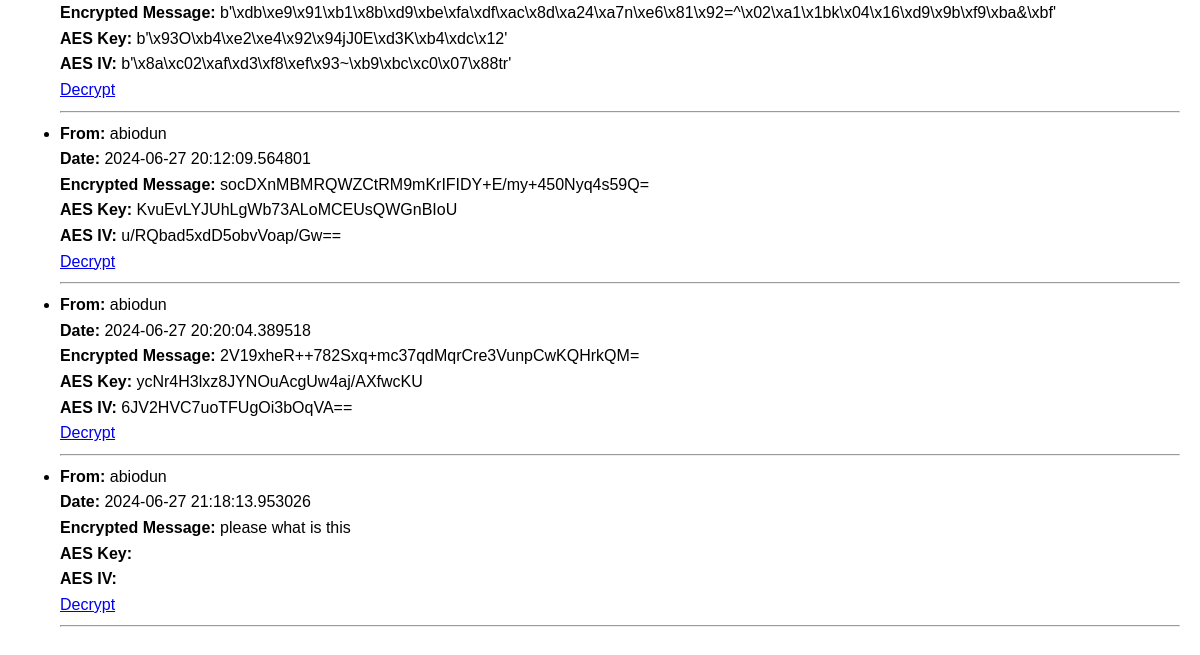
Page /messages (signed in, lower part) on the earlier database version.
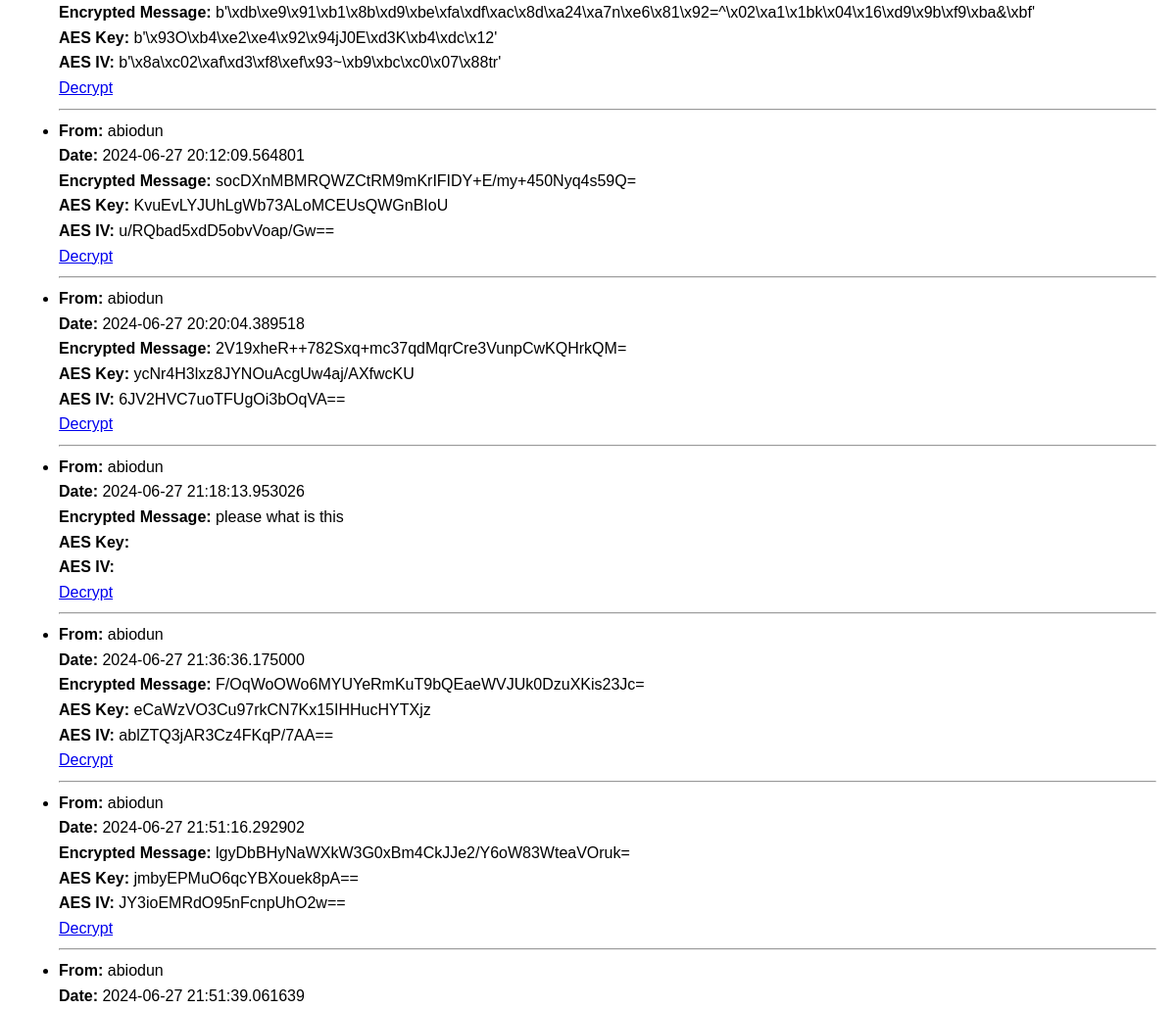
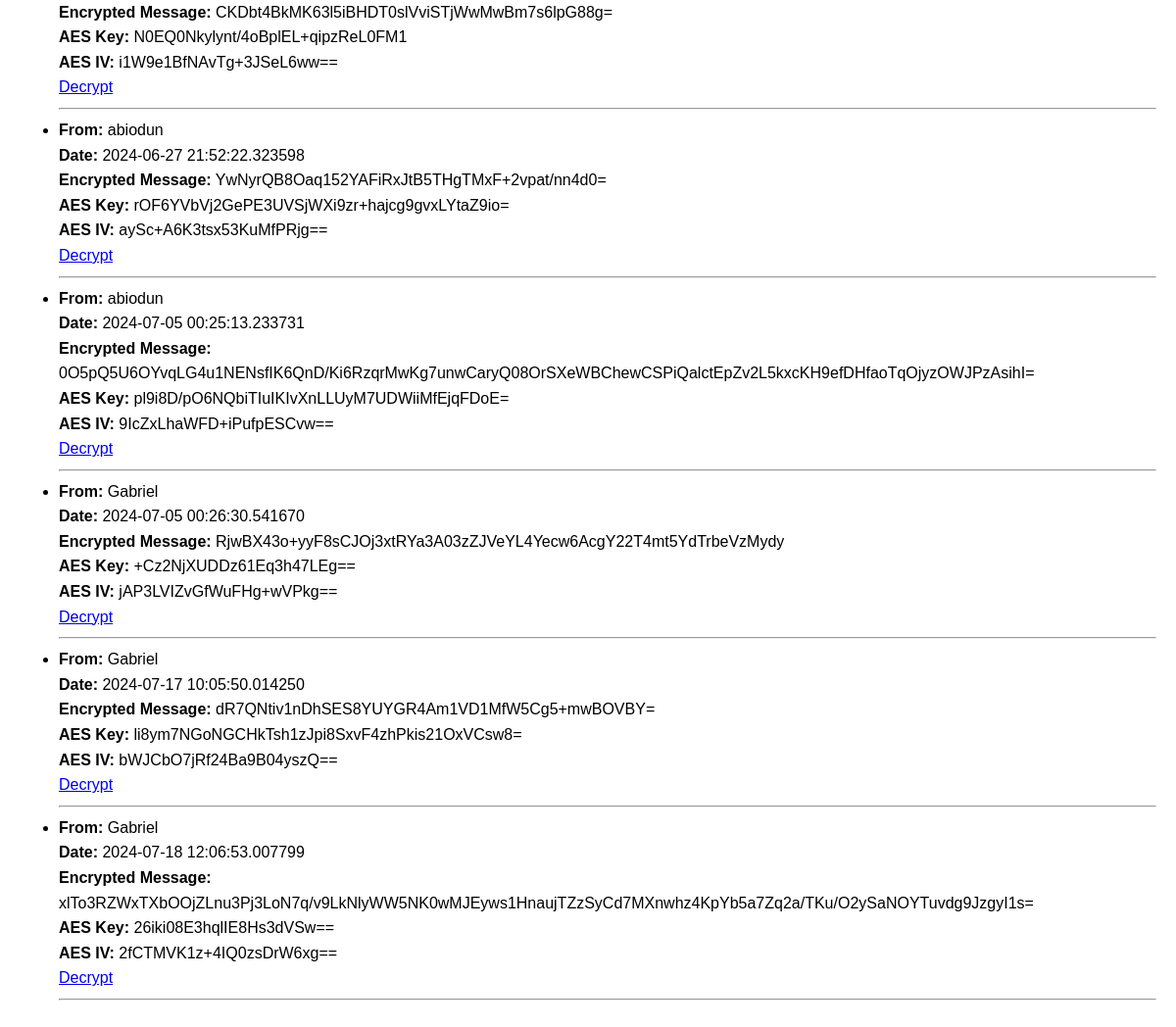
Same page on the later database version (2 pictures, top to bottom).
### app/models.py (models this page shows, shortened)
class Message(db.Model):
    id = db.Column(db.Integer, primary_key=True)
    sender_id = db.Column(db.Integer, db.ForeignKey('user.id'), nullable=False)
    recipient_id = db.Column(db.Integer, db.ForeignKey('user.id'), nullable=False)
    body = db.Column(db.Text, nullable=False)
    timestamp = db.Column(db.DateTime, index=True, default=datetime.utcnow)
    aes_algorithm = db.Column(db.String(64))
    aes_key = db.Column(db.String(64))
    aes_iv = db.Column(db.String(64))

class User(UserMixin, db.Model):
    id = db.Column(db.Integer, primary_key=True)
    first_name = db.Column(db.String(64))
    last_name = db.Column(db.String(64))
    phone = db.Column(db.String(20), nullable=False)
    username = db.Column(db.String(64), index=True, unique=True)
    email = db.Column(db.String(120), index=True, unique=True)
    password_hash = db.Column(db.String(128))
    messages_sent = db.relationship('Message', foreign_keys='Message.sender_id', backref='sender', lazy='dynamic')
    messages_received = db.relationship('Message', foreign_keys='Message.recipient_id', backref='recipient', lazy='dynamic')

### app/routes.py (the view)
@bp.route('/messages')
@login_required
def messages():
    messages = Message.query.filter((Message.sender_id == current_user.id) | (Message.recipient_id == current_user.id)).all()
    encrypted_messages = [(msg, msg.body) for msg in messages]
    return render_template('messages.html', messages=encrypted_messages)

### app/models.py (called while the page is built)
@login_manager.user_loader
def load_user(user_id):
    return User.query.get(int(user_id))

### app/templates/messages.html (shortened to what this page needs)
{% extends "base.html" %}
{% block content %}
  <ul>
    {% for message, encrypted_body in messages %}
      <li>
        <strong>From:</strong> {{ message.sender.username }}<br>
        <strong>Date:</strong> {{ message.timestamp }}<br>
        <strong>Encrypted Message:</strong> {{ encrypted_body }}<br>
        <strong>AES Key:</strong> {{ message.aes_key }}<br>
        <strong>AES IV:</strong> {{ message.aes_iv }}<br>
        <a href="{{ url_for('main.decrypt_message_manual', message_id=message.id) }}">Decrypt</a>
      </li>
      <hr>
    {% endfor %}
  </ul>
{% endblock %}

### app/templates/base.html (shortened to what this page needs)
<!doctype html>
<html lang="en">
  <head>
  </head>
  <body>
    <div class="container">
      {% block content %}{% endblock %}
    </div>
  </body>
</html>

### app/templates/base.html (style rules this page uses)
body { font-family: Arial, sans-serif; line-height: 1.6; margin: 0; padding: 0; background-color: #f4f4f4; padding-top: 50px; }
.container { max-width: 1250px; margin: 20px auto; padding: 20px; background: #fff; border-radius: 8px; box-shadow: 0 0 10px rgba(0,0,0,0.1); }

Differences in the rows shown:
added Message: sender.username "abiodun", timestamp "2024-06-27 21:36:36.175000", body "F/OqWoOWo6MYUYeRmKuT9bQEaeWVJUk0DzuXKis23Jc=", aes_key "eCaWzVO3Cu97rkCN7Kx15IHHucHYTXjz", aes_iv "ablZTQ3jAR3Cz4FKqP/7AA=="
added Message: sender.username "abiodun", timestamp "2024-06-27 21:51:16.292902", body "lgyDbBHyNaWXkW3G0xBm4CkJJe2/Y6oW83WteaVOruk=", aes_key "jmbyEPMuO6qcYBXouek8pA==", aes_iv "JY3ioEMRdO95nFcnpUhO2w=="
added Message: sender.username "abiodun", timestamp "2024-06-27 21:51:39.061639", body "CKDbt4BkMK63l5iBHDT0slVviSTjWwMwBm7s6lpG88g=", aes_key "N0EQ0Nkylynt/4oBplEL+qipzReL0FM1", aes_iv "i1W9e1BfNAvTg+3JSeL6ww=="
added Message: sender.username "abiodun", timestamp "2024-06-27 21:52:22.323598", body "YwNyrQB8Oaq152YAFiRxJtB5THgTMxF+2vpat/nn4d0=", aes_key "rOF6YVbVj2GePE3UVSjWXi9zr+hajcg9gvxLYtaZ9io=", aes_iv "aySc+A6K3tsx53KuMfPRjg=="
added Message: sender.username "abiodun", timestamp "2024-07-05 00:25:13.233731", body "0O5pQ5U6OYvqLG4u1NENsfIK6QnD/Ki6RzqrMwKg7unwCaryQ08OrSXeWBChewCSPiQalctEpZv2L5kxcKH9efDHfaoTqOjyzOWJPzAsihI=", aes_key "pl9i8D/pO6NQbiTIuIKIvXnLLUyM7UDWiiMfEjqFDoE=", aes_iv "9IcZxLhaWFD+iPufpESCvw=="
added Message: sender.username "Gabriel", timestamp "2024-07-05 00:26:30.541670", body "RjwBX43o+yyF8sCJOj3xtRYa3A03zZJVeYL4Yecw6AcgY22T4mt5YdTrbeVzMydy", aes_key "+Cz2NjXUDDz61Eq3h47LEg==", aes_iv "jAP3LVIZvGfWuFHg+wVPkg=="
added Message: sender.username "Gabriel", timestamp "2024-07-17 10:05:50.014250", body "dR7QNtiv1nDhSES8YUYGR4Am1VD1MfW5Cg5+mwBOVBY=", aes_key "li8ym7NGoNGCHkTsh1zJpi8SxvF4zhPkis21OxVCsw8=", aes_iv "bWJCbO7jRf24Ba9B04yszQ=="
added Message: sender.username "Gabriel", timestamp "2024-07-18 12:06:53.007799", body "xlTo3RZWxTXbOOjZLnu3Pj3LoN7q/v9LkNlyWW5NK0wMJEyws1HnaujTZzSyCd7MXnwhz4KpYb5a7Zq2a/TKu/O2ySaNOYTuvdg9JzgyI1s=", aes_key "26iki08E3hqlIE8Hs3dVSw==", aes_iv "2fCTMVK1z+4IQ0zsDrW6xg=="
